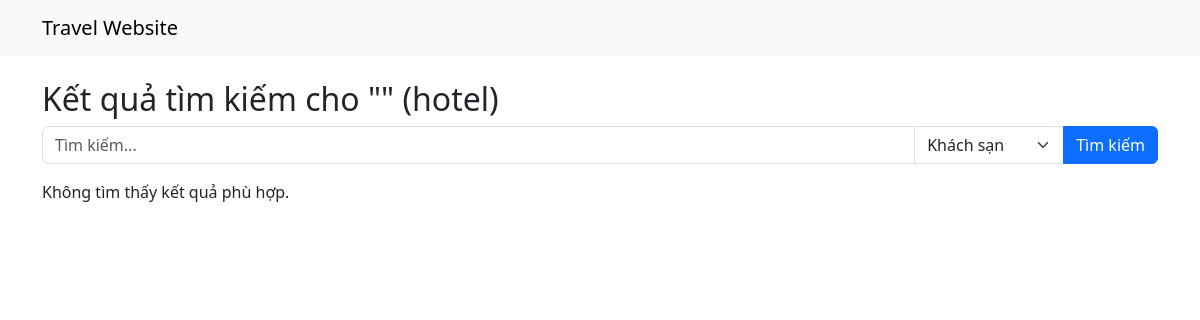
The page /search/ on the database as committed earlier.
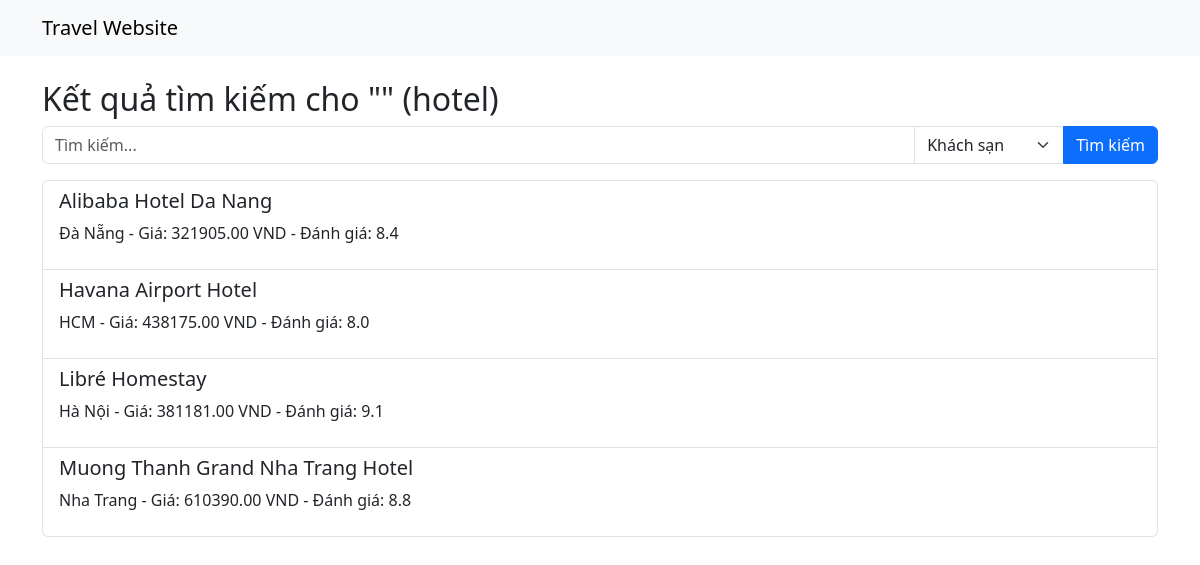
The same page on the database as committed later.
### home/models.py (models this page shows, shortened)
class Hotel(models.Model):
    STAR_CHOICES = [
        (1, '1 Star'),
        (2, '2 Stars'),
        (3, '3 Stars'),
        (4, '4 Stars'),
        (5, '5 Stars'),
    ]
    name = models.CharField(max_length=200)
    location = models.ForeignKey(Location, on_delete=models.CASCADE, related_name='hotels')
    description = models.TextField()
    price = models.DecimalField(max_digits=10, decimal_places=2, help_text="Starting price for rooms")
    rating = models.FloatField(default=0)
    stars = models.IntegerField(choices=STAR_CHOICES, default=3)
    address = models.CharField(max_length=255, blank=True)
    amenities = models.TextField(blank=True, help_text="Comma-separated list of amenities")
    is_featured = models.BooleanField(default=False)

class Location(models.Model):
    name = models.CharField(max_length=100)
    description = models.TextField(blank=True)
    image = models.ImageField(upload_to='locations/', blank=True, null=True)
    is_popular = models.BooleanField(default=False)

### home/views.py (the view, shortened to what this page needs)
# urls.py: path('search/', views.search, name='search'),
def search(request):
    query = request.GET.get('q', '')
    item_type = request.GET.get('type', 'hotel')  # 'hotel', 'flight', 'tour', or 'car'
    results = []
    if item_type == 'hotel':
        results = Hotel.objects.filter(
            Q(name__icontains=query) | Q(location__name__icontains=query)
        )
    elif item_type == 'tour':
        results = Tour.objects.filter(
            Q(name__icontains=query) | Q(location__name__icontains=query)
        )
    elif item_type == 'car':
        results = CarTransfer.objects.filter(
            Q(name__icontains=query) | Q(location__name__icontains=query)
        )
    context = {
        'results': results,
        'query': query,
        'item_type': item_type,
    }
    return render(request, 'home/search.html', context)

### home/templates/home/search.html (shortened to what this page needs)
<!DOCTYPE html>
<html lang="en">
<head>
    <link href="https://cdn.jsdelivr.net/npm/bootstrap@5.3.0/dist/css/bootstrap.min.css" rel="stylesheet" />
</head>
<body>
<nav class="navbar navbar-expand-lg navbar-light bg-light">
  <div class="container">
    <a class="navbar-brand" href="{% url 'home:home' %}">Travel Website</a>
  </div>
</nav>
<div class="container mt-4">
  <h2>Kết quả tìm kiếm cho "{{ query }}" ({{ item_type }})</h2>
  <form method="get" action="{% url 'home:search' %}" class="mb-3">
    <div class="input-group">
      <input type="text" name="q" value="{{ query }}" class="form-control" placeholder="Tìm kiếm..." />
      <select name="type" class="form-select" style="max-width: 150px;" aria-label="Chọn loại tìm kiếm">
        <option value="hotel" {% if item_type == 'hotel' %}selected{% endif %}>Khách sạn</option>
      </select>
      <button class="btn btn-primary" type="submit">Tìm kiếm</button>
    </div>
  </form>
  {% if results %}
    <div class="list-group">
      {% for item in results %}
        <a href="{% url 'home:detail' item_type=item_type item_id=item.id %}" class="list-group-item list-group-item-action">
          {% if item_type == 'hotel' %}
            <h5>{{ item.name }}</h5>
            <p>{{ item.location.name }} - Giá: {{ item.price }} VND - Đánh giá: {{ item.rating }}</p>
          {% elif item_type == 'flight' %}
            <h5>{{ item.flight_number }}</h5>
            <p>{{ item.origin.name }} → {{ item.destination.name }} - Giá: {{ item.price }} VND - Đánh giá: {{ item.rating }}</p>
          {% endif %}
        </a>
      {% endfor %}
    </div>
  {% else %}
    <p>Không tìm thấy kết quả phù hợp.</p>
  {% endif %}
</div>
</body>
</html>

Rows that differ between the two databases and show on the page:
added Hotel: name "Alibaba Hotel Da Nang", location.name "Đà Nẵng", price "321905.00", rating "8.4"
added Hotel: name "Havana Airport Hotel", location.name "HCM", price "438175.00", rating "8.0"
added Hotel: name "Libré Homestay", location.name "Hà Nội", price "381181.00", rating "9.1"
added Hotel: name "Muong Thanh Grand Nha Trang Hotel", location.name "Nha Trang", price "610390.00", rating "8.8"
Other text that changed with them:
text no longer shown: "Không tìm thấy kết quả phù hợp."
